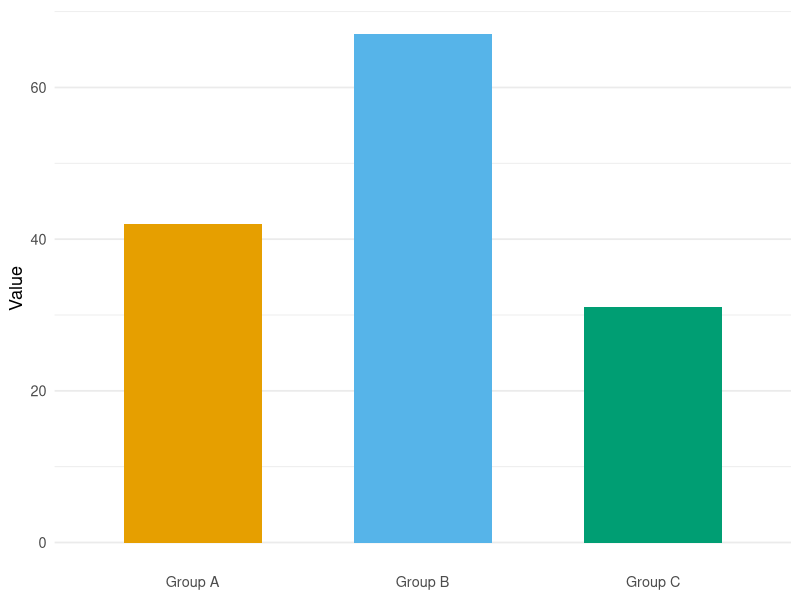

The R source for this figure:
## ---- chunk 1
#| label: setup
#| include: false

# Color-blind-safe Okabe-Ito palette (8 colors)
okabe_ito <- c(
  orange        = "#E69F00",
  sky_blue      = "#56B4E9",
  bluish_green  = "#009E73",
  yellow        = "#F0E442",
  blue          = "#0072B2",
  vermillion    = "#D55E00",
  reddish_purple= "#CC79A7",
  black         = "#000000"
)

# Apply to all ggplot2 charts globally
if (requireNamespace("ggplot2", quietly = TRUE)) {
  options(
    ggplot2.discrete.colour = unname(okabe_ito),
    ggplot2.discrete.fill   = unname(okabe_ito)
  )
}

# Knitr table formatting
if (requireNamespace("knitr", quietly = TRUE)) {
  options(knitr.kable.NA = "—")
}
## ---- chunk 2
#| label: tbl-data-summary
#| tbl-cap: "Summary of data sources"

# Example table — replace with actual data
df <- data.frame(
  Source    = c("Source A", "Source B"),
  Records   = c(1200,       850),
  Period    = c("2020–2024", "2021–2024")
)

knitr::kable(df, align = "lrr", booktabs = TRUE)
## ---- chunk 3
#| label: fig-example
#| fig-cap: "Example chart using the Okabe-Ito color-blind-safe palette."
#| fig-alt: "Bar chart with three categories using orange, sky-blue, and bluish-green bars."
#| fig-width: 7
#| fig-height: 4

if (requireNamespace("ggplot2", quietly = TRUE)) {
  library(ggplot2)

  example_data <- data.frame(
    category = c("Group A", "Group B", "Group C"),
    value    = c(42, 67, 31)
  )

  ggplot(example_data, aes(x = category, y = value, fill = category)) +
    geom_col(width = 0.6, show.legend = FALSE) +
    scale_fill_manual(values = unname(okabe_ito[1:3])) +
    labs(x = NULL, y = "Value") +
    theme_minimal(base_size = 13) +
    theme(panel.grid.major.x = element_blank())
}
## ---- chunk 4
#| label: tbl-results
#| tbl-cap: "Key results summary."

results <- data.frame(
  Metric    = c("Accuracy", "Precision", "Recall"),
  Value     = c(0.94,       0.91,        0.96),
  CI_95     = c("[0.91, 0.97]", "[0.88, 0.94]", "[0.93, 0.99]")
)

knitr::kable(results, digits = 2, col.names = c("Metric", "Value", "95% CI"),
             align = "lrr", booktabs = TRUE)
## ---- chunk 5
#| label: session-info
#| code-fold: true
#| code-summary: "Show session info"

sessionInfo()
